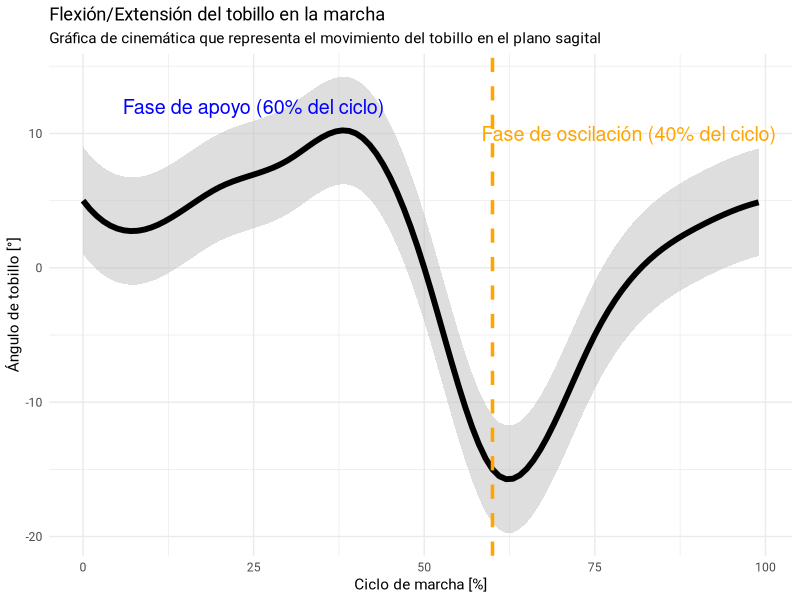

This figure's R source:
# Gráfica que simula el movimiento del tobillo en el plano sagital (flexión dorsal y plantar) a lo largo del ciclo de la marcha

# Librerías
library(ggplot2)

# Elegimos 10 puntos clínicos  y ángulos promedio en cada parte del ciclo
puntos_clinicos <- data.frame(
  ciclo = c(0, 10, 20, 30, 40, 50, 60, 75, 90, 100),
  angulo = c(5, 3, 6, 8, 10, 0, -15, -5, 3, 5)
)

# Creamos 100 puntos para simular una gráfica de todo el ciclo
ciclo <- seq(0, 99, length.out = 100)

# Interpolación spline para suavizar la linea
angulo_interp <- spline(puntos_clinicos$ciclo, puntos_clinicos$angulo, xout = ciclo)$y

# Banda de variabilidad (±4°) para simular un rango de normalidad 
angulo_sup <- angulo_interp + 4
angulo_inf <- angulo_interp - 4

# Data frame final
df <- data.frame(
  ciclo = ciclo,
  angulo = angulo_interp,
  angulo_sup = angulo_sup,
  angulo_inf = angulo_inf
)

# Gráfico
ggplot(df, aes(x = ciclo)) +
  geom_ribbon(aes(ymin = angulo_inf, ymax = angulo_sup), fill = "grey", alpha = 0.5) +
  geom_line(aes(y = angulo), color = "black", size = 2) +
  geom_vline(xintercept = 60, color = "orange", linetype = "dashed", size = 1.2) +
  annotate("text", x = 25, y = 12, label = "Fase de apoyo (60% del ciclo)", color = "blue", size = 5) +
  annotate("text", x = 80, y = 10, label = "Fase de oscilación (40% del ciclo)", color = "orange", size = 5) +
  theme_minimal(base_family = "Roboto") +
  labs(title = "Flexión/Extensión del tobillo en la marcha",
       subtitle = "Gráfica de cinemática que representa el movimiento del tobillo en el plano sagital",
       x = "Ciclo de marcha [%]",
       y = "Ángulo de tobillo [°]")
